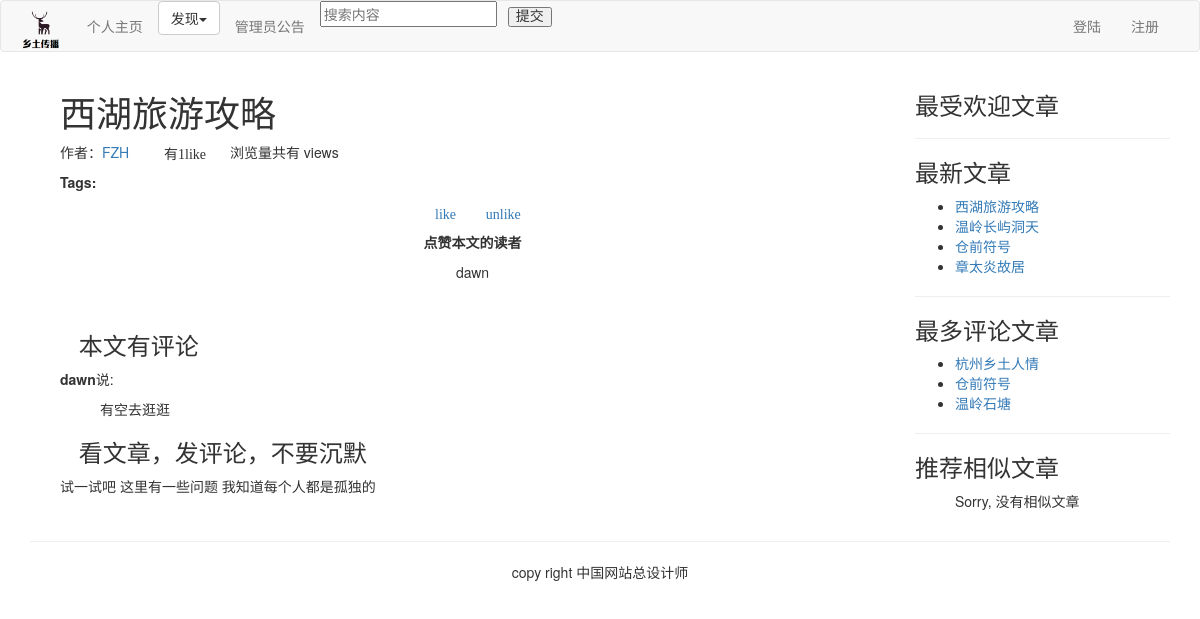
Page /article/article-content/9/Xi-Hu-Lu-You-Gong-Lue/ on the committed database.
### article/models.py (models this page shows, shortened)
class ArticlePost(models.Model):
    author = models.ForeignKey(User, on_delete=models.CASCADE, related_name="article")
    title = models.CharField(max_length=200)
    slug = models.SlugField(max_length=500)
    column = models.ForeignKey(ArticleColumn, on_delete=models.CASCADE, related_name="article_column")
    body = models.TextField()
    created = models.DateTimeField(default=timezone.now)
    updated = models.DateTimeField(auto_now=True)
    users_like = models.ManyToManyField(User, related_name="articles_like", blank=True)
    article_tag = models.ManyToManyField(ArticleTag, related_name='article_tag', blank=True)
    class Meta:
        ordering = ("-updated",)
        index_together = (('id', 'slug'),)
    def get_url_path(self):
        return reverse("article:article_content", args=[self.id, self.slug])

class Comment(models.Model):
    article = models.ForeignKey(ArticlePost, on_delete=models.CASCADE, related_name="comments")
    commentator = models.ForeignKey(User, on_delete=models.CASCADE,related_name="articles_commentators", blank=True)
    body = models.TextField()
    created = models.DateTimeField(auto_now_add=True)
    isreplaied = models.IntegerField(default=0)
    like = models.ManyToManyField(User, related_name="comment_like", blank=True)
    class Meta:
        ordering = ('-created',)

### article/list_views.py (the view)
# urls.py: re_path('article-detail/(?P<id>\d+)/(?P<slug>[-\w]+)/$', views.article_detail, name="article_detail"),
def article_detail(request, id, slug):
    article = get_object_or_404(ArticlePost, id=id, slug=slug)
    total_views = r.incr("article:{}:views".format(article.id))
    r.zincrby('article_ranking', 1, article.id) # 有序集合
    article_ranking = r.zrange("article_ranking", 0, -1, desc=True)[:10]
    article_ranking_ids = [int(id) for id in article_ranking]
    most_viewed = list(ArticlePost.objects.filter(id__in=article_ranking_ids))
    most_viewed.sort(key=lambda x: article_ranking_ids.index(x.id))
    article_tags_ids = article.article_tag.values_list("id", flat=True)
    similar_articles = ArticlePost.objects.filter(article_tag__in=article_tags_ids).exclude(id=article.id)
    similar_articles = similar_articles.annotate(same_tags=Count("article_tag")).order_by('-same_tags', '-created')[:4]
    return render(request, "article/list/article_content.html",
                  {"article": article, "total_views": total_views, "most_viewed": most_viewed,  "similar_articles": similar_articles,"statue":0})

### article/templatetags/article_tags.py (called while the page is built)
@register.inclusion_tag('article/list/latest_articles.html')
def latest_articles(n=5):
    latest_articles = ArticlePost.objects.order_by("-created")[:n]
    return {"latest_articles": latest_articles}

@register.simple_tag
def most_commented_articles(n=3):
    return ArticlePost.objects.annotate(total_comments=Count('comments')).order_by("-total_comments")[:n]

### templates/article/list/article_content.html (shortened to what this page needs)
{% extends "base.html" %}
{% load article_tags %}
{% load staticfiles %}
{% block content %}
{% with total_likes=article.users_like.count users_like=article.users_like.all %}
<div class="container">
    <div class="col-md-9">
        <header>
            <h1>{{ article.title }}</h1>
            <p>
                作者：<a href="{% url 'article:author_articles' article.author.username %}">{{ article.author.username }}</a>
                <span style="margin-left:20px" class="glyphicon glyphicon-thumbs-up">有{{ total_likes }}like{{ total_likes|pluralize }}</span>
                <span style="margin-left:20px">浏览量共有{{ total_views }} view{{ total_views|pluralize}}</span>
            </p>
            <p><span style="margin-right: 10px"><strong>Tags:</strong></span> {{ article.article_tag.all | join:", "}}</p>
        </header>
        <link rel="stylesheet" href="{% static 'editor/css/editormd.preview.css' %}"/>
        <div>
            <p class="text-center">
                <a onclick="like_article({{article.id}}, 'like')" href="#">
                    <span class="glyphicon glyphicon-thumbs-up">like</span>
                </a>
                <a onclick="like_article({{article.id}}, 'unlike')" href="#">
                    <span style="margin-left: 15px;" class="glyphicon glyphicon-thumbs-down">unlike</span>
                </a>
            </p>
        </div>
        <div>
            <p class="text-center"><strong>点赞本文的读者</strong></p>
            {% for user in article.users_like.all %}
            <p class="text-center">{{user.username}}</p>
            {% empty %}
            <p class="text-center">还没有人对此文章表态</p>
            {% endfor %}
        </div>
        {% include 'article/commentform.html' %}
    </div>
    <div class="col-md-3">
        <p class="text-center">
        <h3>最受欢迎文章</h3></p>
        <hr>
        <p class="text-center">
        <h3>最新文章</h3></p>
        {% latest_articles 4 %}
        <hr>
        <p class="text-center">
        <h3>最多评论文章</h3></p>
        {% most_commented_articles as most_comments %}
        <ul>
            {% for comment_article in most_comments %}
            <li>
                <a href="{{comment_article.get_url_path}}">{{ comment_article.title }}</a>
            </li>
            {% endfor %}
        </ul>
        <hr>
        <p class="text-center">
        <h3>推荐相似文章</h3></p>
        <ul>
            {% for similar in similar_articles %}
            <li>
                <p><a href="{{ similar.get_url_path }}">{{ similar.title }}</a></p>
            </li>
            {% empty %}
            <p>Sorry, 没有相似文章</p>
            {% endfor %}
        </ul>
    </div>
</div>
{% endwith %}
{% endblock %}

### templates/article/commentform.html (shortened to what this page needs)
{% load staticfiles %}
<div id="comments">
    <h3><span class="glyphicon glyphicon-bullhorn"></span>本文有{{ comments.count }}评论</h3>
    {% for comment in article.comments.all %}
	    <div>
	        <p><strong>{{ comment.commentator }}</strong>说:</p>
	        <p style="margin-left:40px;">{{ comment.body }}</p>
	    </div>
    {% empty %}
    	<p>没有评论</p>
    {% endfor %}
    <h3><span class="glyphicon glyphicon-send"></span>看文章，发评论，不要沉默</h3>
 {% if user.is_authenticated %}
            <div class="col-sm-10">
                <label class="col-sm-4 ">评论:{{ user.username}}</label>
            </div>
            <div class="col-sm-10" >
                <textarea cols="40" id="comment_content" name="content" rows="10"></textarea>
            </div>
            <div class="col-sm-offset-2 col-sm-10">
                <p  onclick="add_comment({{article.id}},'{{article.slug}}')"  class="btn btn-primary" >评论 </p>
            </div>
{% else %}
    	<p>试一试吧 这里有一些问题  我知道每个人都是孤独的</p>
{% endif %}
</div>

### templates/article/list/latest_articles.html
<ul>
    {% for article in latest_articles %}
    <li>
        <a href="{{ article.get_url_path }}">{{ article.title }}</a>
    </li>
    {% endfor %}
</ul>

### rows in the picture
ArticlePost: title "西湖旅游攻略", author.username "FZH"
Comment: commentator "dawn", body "有空去逛逛"
ArticlePost: title "温岭长屿洞天"
ArticlePost: title "仓前符号"
ArticlePost: title "章太炎故居"
ArticlePost: title "杭州乡土人情"
ArticlePost: title "温岭石塘"

### other values in the picture
{{ total_likes }} "1"
{{ user.username }} "dawn"
